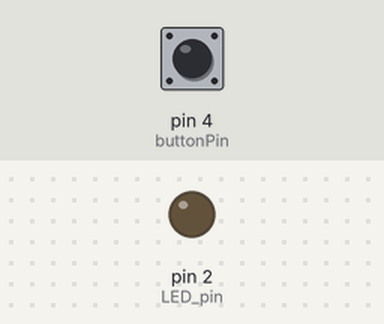
The sketch below on a simulated Arduino Uno, built with avr-gcc and run on an emulated ATmega328P. Shown: output pins drawn as LEDs (lit = HIGH). The test bench sets the inputs (shaded band); at power-on: pin 4 (buttonPin) LOW.

Above: at 1.2 s.
1.3 s: pin 4 (buttonPin) pulled HIGH for 0.15 s
At 1.37 s:
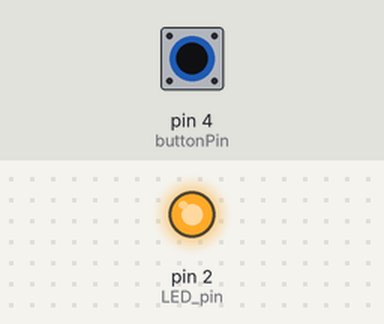
2.9 s: pin 4 (buttonPin) pulled HIGH for 3.2 s
At 7.3 s:
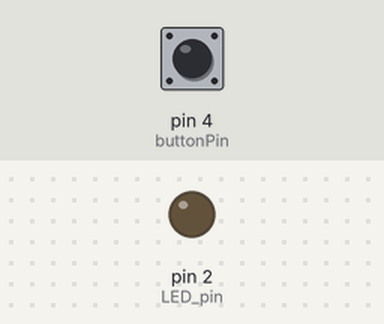
Timing chart, 0 to 8.8 s (numbered marks = the images above; inputs shaded):
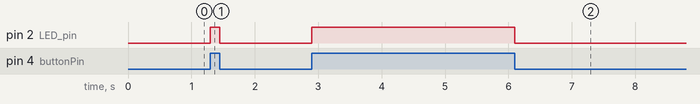

The sketch:

Button_testing.ino
```cpp
#include <Arduino.h>

const int buttonPin = 4; // Replace with the appropriate pin number
int LED_pin = 2;

void setup() {
  pinMode(buttonPin, INPUT); // Configure the pin as an input
  pinMode(LED_pin, OUTPUT);
}

void loop() {
  if (digitalRead(buttonPin) == HIGH){
    digitalWrite(LED_pin, HIGH);
    Serial.write("cool");
  }
  if (digitalRead(buttonPin) == LOW){
    digitalWrite(LED_pin, LOW);
  }
}
```

Measured:
- after the input at 1.3 s, pin 2 (LED_pin): LOW → HIGH at once, → LOW 0.15 s later
- after the input at 2.9 s, pin 2 (LED_pin): LOW → HIGH at once, → LOW 3.2 s later
